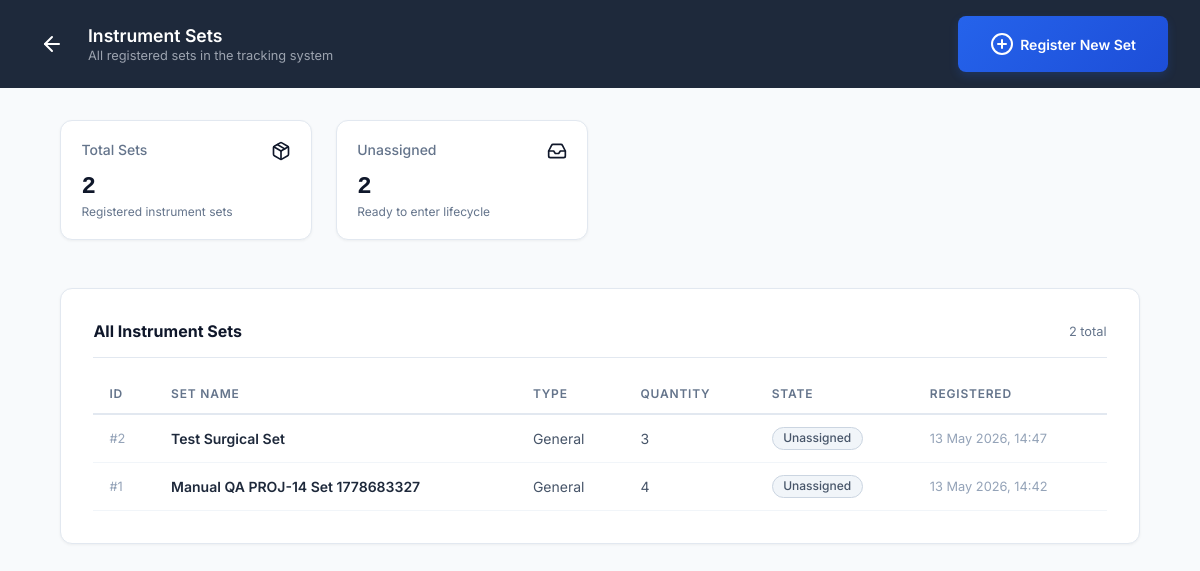
Screenshot of /manage/instrument-sets/ (signed in) with the database file from the repository.
### CSSD_Management_System/models.py (models this page shows, shortened)
class InstrumentSet(models.Model):
    STATE_CHOICES = [
        ('Unassigned', 'Unassigned'),
        ('Requested', 'Requested'),
        ('Collected', 'Collected'),
        ('Cleaned', 'Cleaned'),
        ('Sterilized', 'Sterilized'),
        ('Packed', 'Packed'),
        ('Delivered', 'Delivered'),
    ]
    name = models.CharField(max_length=255, unique=True)
    type = models.CharField(max_length=100)
    quantity = models.IntegerField()
    state = models.CharField(max_length=50, choices=STATE_CHOICES, default='Unassigned')
    created_at = models.DateTimeField(auto_now_add=True)
    updated_at = models.DateTimeField(auto_now=True)

### CSSD_Management_System/views.py (the view)
# urls.py: path('manage/instrument-sets/', views.admin_instrument_set_list, name='admin_instrument_set_list'),
@login_required
@admin_required
def admin_instrument_set_list(request):
    instrument_sets = InstrumentSet.objects.all().order_by('-created_at')
    return render(request, 'admin-instrument-set-list.html', {
        'instrument_sets': instrument_sets,
    })

### CSSD_Management_System/templates/admin-instrument-set-list.html (shortened to what this page needs)
{% load static %}
<!DOCTYPE html>
<html lang="en">
<head>
  <link rel="stylesheet" href="{% static 'styles.css' %}">
  <link rel="stylesheet" href="{% static 'extended_styles.css' %}">
</head>
<body>
  <div class="dashboard-wrapper theme-blue">
    <nav class="dashboard-nav theme-dark-blue">
      <div class="nav-brand">
        <a href="{% url 'dashboard_router' %}" class="btn-back-icon">
          <i data-lucide="arrow-left"></i>
        </a>
        <div class="nav-title">
          <h2>Instrument Sets</h2>
          <p>All registered sets in the tracking system</p>
        </div>
      </div>
      <div class="nav-actions">
        <a href="{% url 'admin_register_instrument_set' %}"
           class="btn-submit active"
           id="btn-register-new-set"
           style="text-decoration:none;font-size:0.875rem;display:flex;align-items:center;gap:.4rem;">
          <i data-lucide="plus-circle"></i> Register New Set
        </a>
      </div>
    </nav>
    <main class="dashboard-main">
      <div class="container-center">
        <div class="cssd-stats-grid" style="margin-bottom:1.5rem;">
          <div class="stat-card">
            <div class="stat-header">
              <span class="stat-label">Total Sets</span>
              <i data-lucide="package" class="stat-icon-small grey"></i>
            </div>
            <h3 class="stat-value">{{ instrument_sets.count }}</h3>
            <p class="stat-desc">Registered instrument sets</p>
          </div>
          <div class="stat-card">
            <div class="stat-header">
              <span class="stat-label">Unassigned</span>
              <i data-lucide="inbox" class="stat-icon-small grey"></i>
            </div>
            <h3 class="stat-value">{{ instrument_sets|length }}</h3>
            <p class="stat-desc">Ready to enter lifecycle</p>
          </div>
        </div>
        <div class="detail-card list-card">
          <div class="card-header pb-border" style="display:flex;justify-content:space-between;align-items:center;">
            <h4>All Instrument Sets</h4>
            <span style="font-size:.8rem;color:#64748b;">{{ instrument_sets.count }} total</span>
          </div>
          {% if instrument_sets %}
            <table style="width:100%;border-collapse:collapse;font-size:.875rem;">
              <thead>
                <tr style="border-bottom:2px solid #e2e8f0;text-align:left;">
                  <th style="padding:.75rem 1rem;color:#64748b;font-weight:600;text-transform:uppercase;font-size:.75rem;letter-spacing:.05rem;">ID</th>
                  <th style="padding:.75rem 1rem;color:#64748b;font-weight:600;text-transform:uppercase;font-size:.75rem;letter-spacing:.05rem;">Set Name</th>
                  <th style="padding:.75rem 1rem;color:#64748b;font-weight:600;text-transform:uppercase;font-size:.75rem;letter-spacing:.05rem;">Type</th>
                  <th style="padding:.75rem 1rem;color:#64748b;font-weight:600;text-transform:uppercase;font-size:.75rem;letter-spacing:.05rem;">Quantity</th>
                  <th style="padding:.75rem 1rem;color:#64748b;font-weight:600;text-transform:uppercase;font-size:.75rem;letter-spacing:.05rem;">State</th>
                  <th style="padding:.75rem 1rem;color:#64748b;font-weight:600;text-transform:uppercase;font-size:.75rem;letter-spacing:.05rem;">Registered</th>
                </tr>
              </thead>
              <tbody>
                {% for iset in instrument_sets %}
                  <tr style="border-bottom:1px solid #f1f5f9;transition:background .15s;" onmouseover="this.style.background='#f8fafc'" onmouseout="this.style.background=''">
                    <td style="padding:.75rem 1rem;color:#94a3b8;font-size:.8rem;">#{{ iset.pk }}</td>
                    <td style="padding:.75rem 1rem;font-weight:600;color:#1e293b;">{{ iset.name }}</td>
                    <td style="padding:.75rem 1rem;color:#475569;">{{ iset.type }}</td>
                    <td style="padding:.75rem 1rem;color:#475569;">{{ iset.quantity }}</td>
                    <td style="padding:.75rem 1rem;">
                      {% if iset.state == 'Unassigned' %}
                        <span class="pill" style="background:#f1f5f9;color:#475569;border:1px solid #cbd5e1;font-size:.75rem;padding:.2rem .65rem;border-radius:20px;">Unassigned</span>
                      {% elif iset.state == 'Delivered' %}
                        <span class="pill" style="background:#f0fdf4;color:#16a34a;border:1px solid #86efac;font-size:.75rem;padding:.2rem .65rem;border-radius:20px;">Delivered</span>
                      {% else %}
                        <span class="pill" style="background:#eff6ff;color:#1d4ed8;border:1px solid #93c5fd;font-size:.75rem;padding:.2rem .65rem;border-radius:20px;">{{ iset.state }}</span>
                      {% endif %}
                    </td>
                    <td style="padding:.75rem 1rem;color:#94a3b8;font-size:.8rem;">{{ iset.created_at|date:"d M Y, H:i" }}</td>
                  </tr>
                {% endfor %}
              </tbody>
            </table>
          {% endif %}
        </div>
      </div>
    </main>
  </div>
</body>
</html>

### CSSD_Management_System/static/styles.css (style rules this page uses)
:root { --color-primary: #2563eb; --color-primary-hover: #1d4ed8; --color-secondary: #0ea5e9; --color-teal: #0d9488; --color-teal-hover: #0f766e; --color-indigo: #4f46e5; --color-success: #10b981; --color-warning-border: #fcd34d; --color-warning-bg: #fffbeb; --color-warning-text: #b45309; --color-text-dark: #0f172a; --color-text-muted: #64748b; --color-text-light: #f8fafc; --bg-gradient-page: linear-gradient(135deg, #f0fdf4 0%, #f1f5f9 50%, #eff6ff 100%); --bg-gradient-header: linear-gradient(90deg, #1e293b 0%, #0f172a 100%); --bg-card: #ffffff; }
html { margin: 0; padding: 0; min-height: 100%; background: var(--bg-gradient-header); }
*, *::before, *::after { box-sizing: border-box; }
body { margin: 0; padding: 0; font-family: 'Inter', -apple-system, BlinkMacSystemFont, 'Segoe UI', Roboto, Helvetica, Arial, sans-serif; background: var(--bg-gradient-page); color: var(--color-text-dark); min-height: 100vh; display: flex; flex-direction: column; overflow-x: hidden; }
h1, h2, h3, h4, h5, h6, p { margin: 0; }
a { text-decoration: none; color: inherit; }
.card-header { display: flex; justify-content: space-between; align-items: flex-start; margin-bottom: 1.5rem; }
.btn-submit { width: 100%; padding: 0.875rem; border-radius: 0.5rem; color: white; font-size: 1rem; font-weight: 600; display: flex; align-items: center; justify-content: center; gap: 0.5rem; transition: all 0.2s ease; box-shadow: 0 4px 6px -1px rgba(37, 99, 235, 0.2); }
.lucide { color: currentColor; }
.dashboard-wrapper { min-height: 100vh; display: flex; flex-direction: column; }
.dashboard-wrapper.theme-blue { background: #f8fafc; }
.dashboard-nav { display: flex; justify-content: space-between; align-items: center; padding: 1rem 2rem; color: white; }
.theme-dark-blue { background-color: #1e293b; }
.nav-brand { display: flex; align-items: center; gap: 1rem; }
.nav-title h2 { font-size: 1.1rem; font-weight: 600; }
.nav-title p { font-size: 0.8rem; color: #9ca3af; margin-top: 0.1rem; }
.nav-actions { display: flex; align-items: center; gap: 1.5rem; }
.dashboard-main { flex: 1; padding: 2rem; display: flex; justify-content: center; align-items: flex-start; }
.stat-card { background: white; border: 1px solid #e2e8f0; border-radius: 12px; padding: 1.5rem; display: flex; justify-content: space-between; align-items: flex-start; box-shadow: 0 1px 3px 0 rgb(0 0 0 / 0.05); }
.cssd-stats-grid { display: grid; grid-template-columns: repeat(4, 1fr); gap: 1.5rem; margin-bottom: 1.5rem; }
.cssd-stats-grid .stat-card { flex-direction: column; }
.stat-header { display: flex; justify-content: space-between; width: 100%; margin-bottom: 0.5rem; }
.stat-label { font-size: 0.875rem; color: var(--color-text-muted); font-weight: 500; }
.stat-value { font-size: 1.75rem; font-weight: 600; color: var(--color-text-dark); margin-top: 0.25rem; }
.stat-desc { font-size: 0.75rem; color: var(--color-text-muted); margin-top: 0.25rem; }
.stat-icon-small { width: 20px; height: 20px; }
.cssd-stats-grid .stat-card { padding: 1.25rem; }
.cssd-stats-grid .stat-value { font-size: 1.5rem; }
.pill { font-size: 0.75rem; padding: 0.25rem 0.75rem; border-radius: 12px; font-weight: 500; display: inline-flex; align-items: center; border: 1px solid transparent; line-height: 1.2; }
.btn-submit.active { background: #0f172a; cursor: pointer; }

### rows the page displays
InstrumentSet: pk "2", name "Test Surgical Set", type "General", quantity "3", state "Unassigned", created_at "13 May 2026, 14:47"
InstrumentSet: pk "1", name "Manual QA PROJ-14 Set 1778683327", type "General", quantity "4", state "Unassigned", created_at "13 May 2026, 14:42"

### other values shown
{{ instrument_sets.count }} "2"
{{ instrument_sets|length }} "2"
